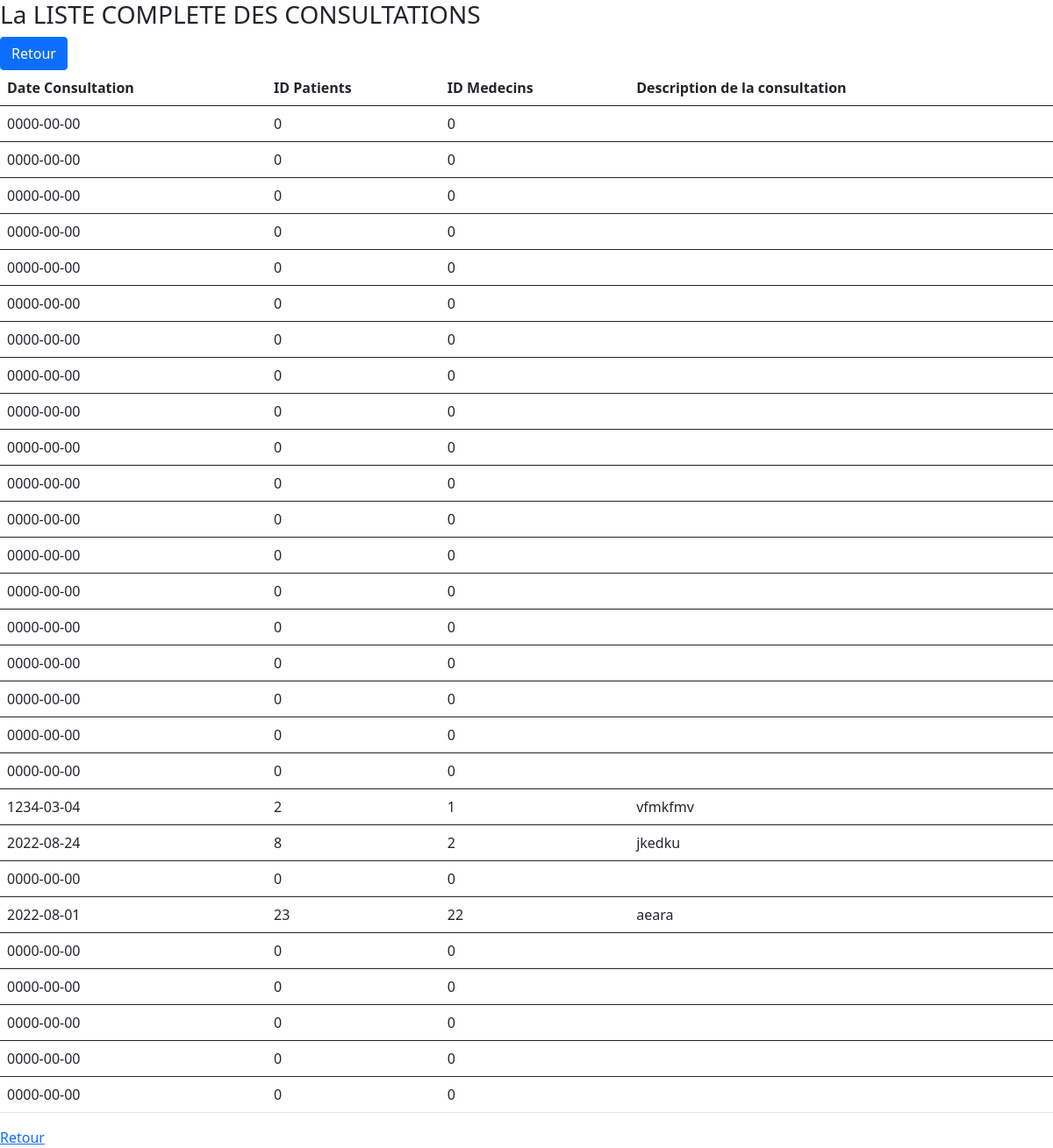
The page /afficherConsultation.php on the database its author committed.
### tables this page shows
CREATE TABLE IF NOT EXISTS `consultations` (
  `id_consultations` int NOT NULL AUTO_INCREMENT,
  `date_consultation` date NOT NULL,
  `id_patients` int NOT NULL,
  `id_medecins` int NOT NULL,
  `description_consultation` varchar(255) NOT NULL,
  PRIMARY KEY (`id_consultations`),
  KEY `id_patients` (`id_patients`),
  KEY `id_medecins` (`id_medecins`)
);

### afficherConsultation.php (the view, shortened to what this page needs)
<!DOCTYPE html>
<html lang="en">
<head>
    <link rel="stylesheet" href="css/bootstrap.css">
</head>
<body>
    <h3> La LISTE COMPLETE DES CONSULTATIONS</h3>
    <form method='POST'>
    <table  class="table">
        <tr >
            <th scope="col">Date Consultation</th>
            <th scope="col">ID Patients</th>
            <th scope="col">ID Medecins</th>
            <th scope="col">Description de la consultation</th>
        </tr>
        <div class="form-group">
        <a href="secretariat.php" class="btn btn-primary">Retour</a>
</div>
</form>
<?php
$servername = 'localhost';
$username = 'root';
$passwrd = 'Aj0297L0c0#';
$conn =null;
try{
$conn =new PDO("mysql:host =$servername; dbname=gestion_clinique", $username, $passwrd);
$conn->setAttribute(PDO::ATTR_ERRMODE, PDO::ERRMODE_EXCEPTION);
}
catch(PDOException $e){
echo"Erreur : " .$e->getMessage();
}
    if(isset($_POST)){
        extract($_POST);
        $reponse=$conn->query('SELECT * FROM consultations');
        while($donnee=$reponse->fetch()) {?>
            <tbody>
                <tr>
                    <td> <?= $donnee['date_consultation'] ?> </td>
                    <td> <?= $donnee['id_patients'] ?> </td>
                    <td> <?= $donnee['id_medecins'] ?> </td>
                    <td> <?= $donnee['description_consultation'] ?> </td>
                </tr>
            </tbody>
            <?php }
    }
?>
<a href="admin.php" class="button">Retour</a>
</body>
</html>

### rows shown on the page
consultations: date_consultation "0000-00-00", id_patients "0", id_medecins "0"
consultations: date_consultation "0000-00-00", id_patients "0", id_medecins "0"
consultations: date_consultation "0000-00-00", id_patients "0", id_medecins "0"
consultations: date_consultation "0000-00-00", id_patients "0", id_medecins "0"
consultations: date_consultation "0000-00-00", id_patients "0", id_medecins "0"
consultations: date_consultation "0000-00-00", id_patients "0", id_medecins "0"
consultations: date_consultation "0000-00-00", id_patients "0", id_medecins "0"
consultations: date_consultation "0000-00-00", id_patients "0", id_medecins "0"
consultations: date_consultation "0000-00-00", id_patients "0", id_medecins "0"
consultations: date_consultation "0000-00-00", id_patients "0", id_medecins "0"
consultations: date_consultation "0000-00-00", id_patients "0", id_medecins "0"
consultations: date_consultation "0000-00-00", id_patients "0", id_medecins "0"
consultations: date_consultation "0000-00-00", id_patients "0", id_medecins "0"
consultations: date_consultation "0000-00-00", id_patients "0", id_medecins "0"
consultations: date_consultation "0000-00-00", id_patients "0", id_medecins "0"
consultations: date_consultation "0000-00-00", id_patients "0", id_medecins "0"
consultations: date_consultation "0000-00-00", id_patients "0", id_medecins "0"
consultations: date_consultation "0000-00-00", id_patients "0", id_medecins "0"
consultations: date_consultation "0000-00-00", id_patients "0", id_medecins "0"
consultations: date_consultation "1234-03-04", id_patients "2", id_medecins "1", description_consultation "vfmkfmv"
consultations: date_consultation "2022-08-24", id_patients "8", id_medecins "2", description_consultation "jkedku"
consultations: date_consultation "0000-00-00", id_patients "0", id_medecins "0"
consultations: date_consultation "2022-08-01", id_patients "23", id_medecins "22", description_consultation "aeara"
consultations: date_consultation "0000-00-00", id_patients "0", id_medecins "0"
consultations: date_consultation "0000-00-00", id_patients "0", id_medecins "0"
consultations: date_consultation "0000-00-00", id_patients "0", id_medecins "0"
consultations: date_consultation "0000-00-00", id_patients "0", id_medecins "0"
consultations: date_consultation "0000-00-00", id_patients "0", id_medecins "0"
